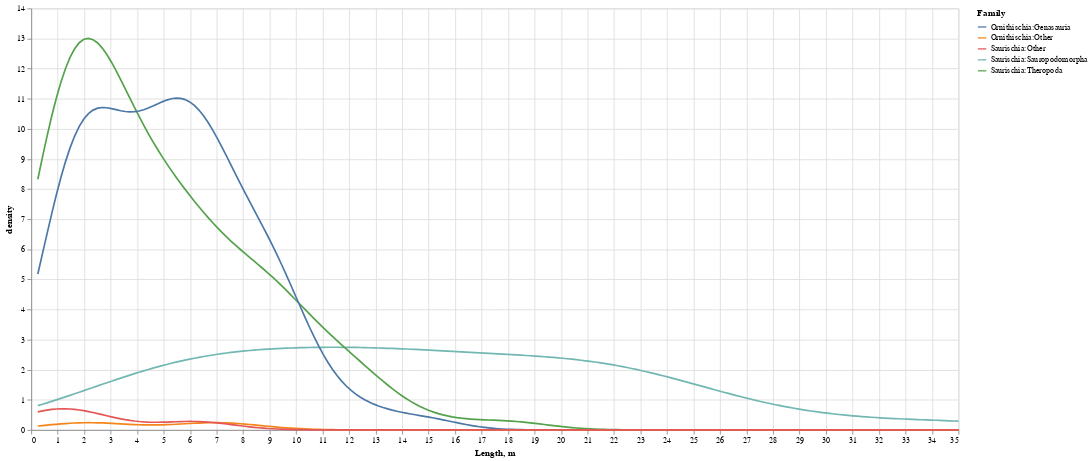

Source (notebook cell):
### Code cell
# How big were they? length distriution by main families; Sauropodomorpha are the biggest; Therapoeas are mostly small with few large exceptions

alt.Chart(dinos).transform_density(
    density='length',
    groupby=['Family'],
    counts=True
    # extent= [0, 8]
).mark_line().encode(
    x = alt.X("value:Q", title="Length, m"),
    y = alt.Y("density:Q"),
    color=alt.Color("Family:N")
).properties(width = 1100, height=500)

### Figure 1 — Vega-Lite specification as saved in the notebook (floating-point values rounded to 4 significant figures; data arrays with more than 128 entries replaced by an {"elided": "..."} marker saying what was removed)
{"config": {"view": {"continuousWidth": 400, "continuousHeight": 300}}, "data": {"name": "data-858b87ed02618f6589c7ccff332b1244"}, "mark": "line", "encoding": {"color": {"type": "nominal", "field": "Family"}, "x": {"type": "quantitative", "field": "value", "title": "Length, m"}, "y": {"type": "quantitative", "field": "density"}}, "height": 500, "transform": [{"density": "length", "counts": true, "groupby": ["Family"]}], "width": 1100, "$schema": "https://vega.github.io/schema/vega-lite/v4.8.1.json", "datasets": {"data-858b87ed02618f6589c7ccff332b1244": {"elided": "283 records"}}}
